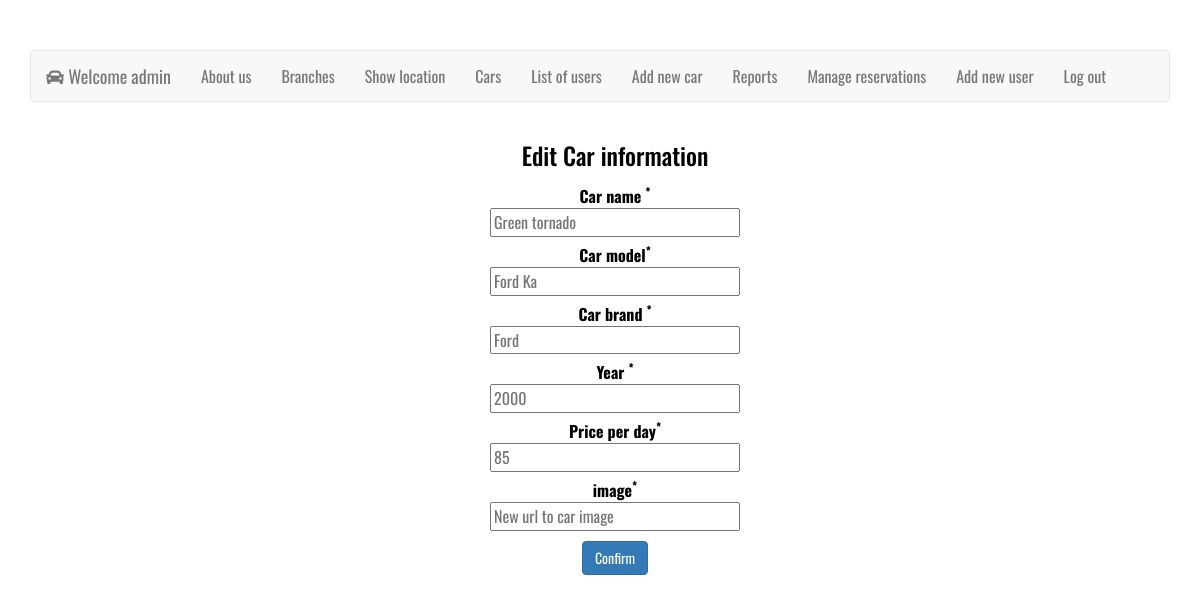
Screenshot of /edit_car.php?edit_car_data=2 (signed in) with the database file from the repository.
### tables this page shows
CREATE TABLE `cars` (
  `car_id` int(11) NOT NULL,
  `car_name` varchar(40) NOT NULL,
  `car_brand` varchar(20) NOT NULL,
  `car_model` varchar(80) NOT NULL,
  `car_year` int(11) NOT NULL,
  `price_per_day` double NOT NULL,
  `rented_status` tinyint(1) DEFAULT NULL,
  `image` varchar(50) DEFAULT NULL
);

### singelton.php (called while the page is built, shortened)
<?php
class singelton {
    public static function getInstance() {
        static $conn = null;
        $servername = 'localhost';
        $username = 'root';
        $password = '';
        $db = 'car-rental';
        if ($conn == null) {
            $conn = new mysqli($servername, $username, $password, $db);
        }
        return $conn;
    }
}
?>

### database.php (called while the page is built, shortened)
<?php
include_once 'singelton.php';
class database {
    private $connection;
    public function __construct() {
        $this->connection = singelton::getInstance();
    }
    public function get($table, $array) {
        $sql = "SELECT * FROM $table WHERE ";
        if ($array != null) {
            foreach ($array as $key => $value) {
                $sql .= "$key = '$value' AND ";
            }
            $sql = trim($sql, "AND ");
        } else {
            $sql = trim($sql, "WHERE ");
        }
        $data = array();
        if ($result = $this->connection->query($sql)) {
            $row_cnt = $result->num_rows;
            for ($i = 0; $i < $row_cnt; $i++) {
                $row = $result->fetch_assoc();
                $data[$i] = $row;
            }
        }
        return $data;
    }
}

### edit_car.php (the view, shortened to what this page needs)
<?php
    include_once 'staff.php';
    ?>
    <!DOCTYPE html>
    <html lang="en">
    <head>
        <?php
    include_once './partials/head.php';
    ?>
    </head>
    <body class="container" style="margin-bottom: 10px">
        <header>
            <?php
        include_once './partials/header.php';
    ?>
            <?php
    $DB = new database();
    if ($user->loggedin() && ($user_type_id == 1 || $user_type_id == 2)){
        if(isset($_GET['edit_car_data'])){
        $new_id = $_GET['edit_car_data'];
        $result = $DB->get("cars", array("car_id" => $new_id));
            if (!empty($result)) {
                foreach ($result as $value) {
                    $car_name = $value['car_name'];
                    $car_model = $value['car_model'];
                    $car_brand= $value['car_brand'];
                    $price_per_day = $value['price_per_day'];
                    $car_year = $value['car_year'];
                }
            }
        }
    }
    ?>
        </header>
        <div class="container">
            <div class="row">
                <div class="col-12" style="text-align: center">
                    <h3> Edit Car information</h3>
                    <form class="form-horizontal" action="" method="POST">
                        <div class="control-group">
                            <label class="control-label">Car name <sup>*</sup></label>
                            <div class="controls">
                                <input type="text" name="car_name" required="required" id="car_name"
                                    placeholder="<?php echo $car_name; ?>">
                            </div>
                        </div>
                        <div class="control-group">
                            <label class="control-label" >Car model<sup>*</sup></label>
                            <div class="controls">
                                <input type="text" name="car_model" required="required" id="input_fname"
                                    placeholder="<?php echo $car_model; ?>">
                            </div>
                        </div>
                        <div class="control-group">
                            <label class="control-label" >Car brand <sup>*</sup></label>
                            <div class="controls">
                                <input type="text" name="car_brand" required="required" id="input_lname"
                                    placeholder="<?php echo $car_brand ?>">
                            </div>
                        </div>
                        <div class="control-group">
                            <label class="control-label" >Year <sup>*</sup></label>
                            <div class="controls">
                                <input type="text" name="car_year" required="required" id="car_year"
                                    placeholder="<?php echo $car_year ?>">
                            </div>
                        </div>
                        <div class="control-group">
                            <label class="control-label" >Price per day<sup>*</sup></label>
                            <div class="controls">
                                <input type="number" name="price_per_day" required="required" id="price_per_day"
                                    placeholder="<?php echo $price_per_day; ?>">
                            </div>
                        </div>
                        <div class="control-group">
                            <label class="control-label" >image<sup>*</sup></label>
                            <div class="controls">
                                <input type="text" name="image" required="required" id="image"
                                    placeholder="New url to car image">
                            </div>
                        </div>
                        <div class="control-group">
                            <div class="controls">
                                <button style="margin-top: 10px" type="submit" name="edit_car_data" class="btn btn-primary">Confirm</button>
                            </div>
                        </div>
                    </form>
                </div>
            </div>
        </div>
    </body>
    </html>

### partials/head.php (style rules this page uses)
body { padding-top: 50px; background: white; font-family: 'Oswald', sans-serif; color: black; font-size: 16px; }

### edit_car.php (style rules this page uses)
input { width: 250px; }

### rows the page displays
cars: car_name "Green tornado", car_model "Ford Ka", car_brand "Ford", car_year "2000", price_per_day "85"

### other values shown
$_SESSION['users']['fname'] "admin"
